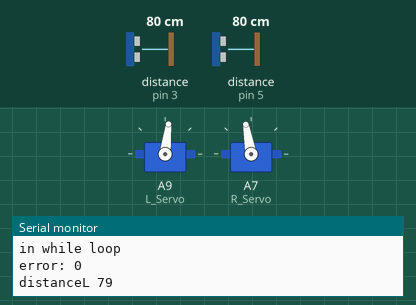
A sketch run on a simulated Arduino Mega 2560, built with avr-gcc and run on an emulated ATmega2560. Shown: 2 × servo, the last lines printed to the serial monitor. Wiring (inferred from the names in the program): 2 × ultrasonic range finder: trigger pin 4, echo pin 3 / trigger pin 6, echo pin 5. The test bench sets the inputs (shaded band); at power-on: distance to the obstacle (sensors on pin 5, pin 3) 80 cm. The echo pulse lasts 58.3 µs per cm.

Above: at 1.2 s.
1.3 s: distance to the obstacle (sensor on pin 5) set to 90 cm
At 1.9 s:
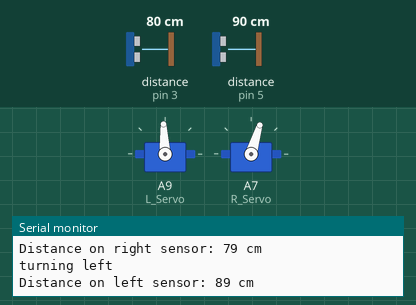
2.9 s: distance to the obstacle (sensor on pin 3) set to 89 cm
At 3.6 s:
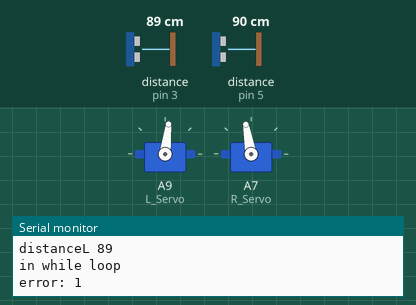
4.4 s: distance to the obstacle (sensor on pin 5) set to 96 cm
At 5.2 s:
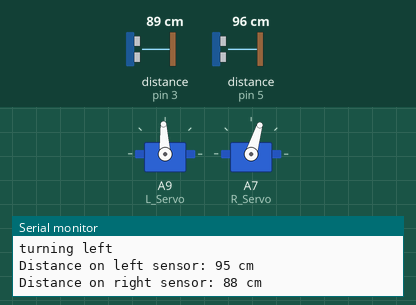
7.4 s: distance to the obstacle (sensor on pin 5) set to 250 cm
At 7.57 s:
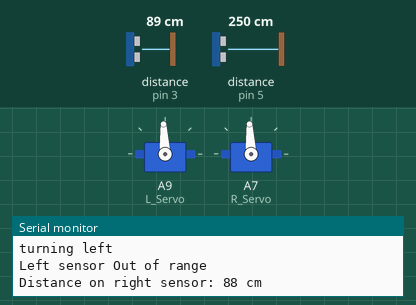
10.4 s: distance to the obstacle (sensor on pin 3) set to 299 cm
At 10.9 s:
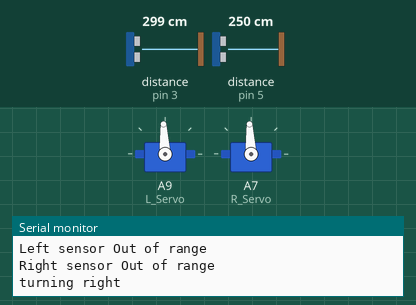
12.0 s: distance to the obstacle (sensor on pin 3) set to 250 cm
At 13.2 s:
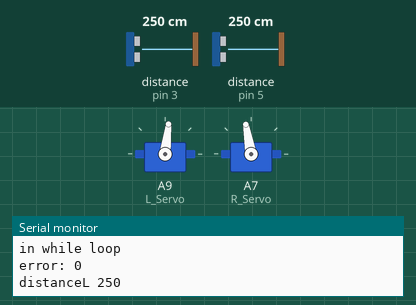
Timing chart, 0 to 14.5 s (numbered marks = the images above; inputs shaded):
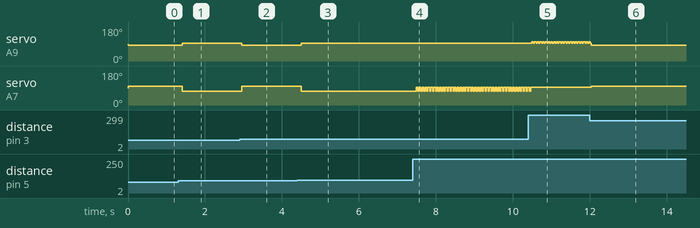

Measured:
- the behaviour switches between 84 and 85 cm on distance to the obstacle (sensor on pin 5) (found by bisection; images 0 and 1)
- the behaviour switches between 85 and 86 cm on distance to the obstacle (sensor on pin 3) (found by bisection; images 1 and 2)
- the behaviour switches between 93 and 94 cm on distance to the obstacle (sensor on pin 5) (found by bisection; images 2 and 3)
- after the input at 1.3 s, servo on A9 (L_Servo): 83° → 93° after 0.11 s; servo on A7 (R_Servo): 100° → 73° after 0.11 s
- after the input at 2.9 s, servo on A9 (L_Servo): 93° → 83° after 0.06 s; servo on A7 (R_Servo): 73° → 100° after 0.06 s
- after the input at 4.4 s, servo on A9 (L_Servo): 83° → 93° after 0.10 s; servo on A7 (R_Servo): 100° → 73° after 0.10 s
- after the input at 7.4 s, servo on A7 (R_Servo): alternates 93° for 0.04 s and 73° for 0.03 s, starting after 0.09 s
- after the input at 10.4 s, servo on A9 (L_Servo): alternates 102° for 0.04 s and 93° for 0.03 s, starting after 0.09 s; servo on A7 (R_Servo): goes on until 10.5 s, then stays 93°
- after the input at 12.0 s, servo on A7 (R_Servo): 93° → 100° at once

The sketch:

chuteNavigation.ino
```cpp
#include <Servo.h>

// sensor in the left
#define trigPinL 6
#define echoPinL 5

// sensor in the right
#define trigPinR 4
#define echoPinR 3

// sensor in the front
#define trigPinF 2
#define echoPinF 1

Servo L_Servo;  // Servo DC Motor Driver (Designed for RC cars)
Servo R_Servo;  // Servo DC Motor Driver (Designed for RC cars)

long distTolerance;
long error;

void setup() {
  Serial.begin (9600);

  pinMode(trigPinL, OUTPUT);
  pinMode(echoPinL, INPUT);

  pinMode(trigPinR, OUTPUT);
  pinMode(echoPinR, INPUT);

  //     pinMode(trigPinF, OUTPUT);
  //    pinMode(echoPinF, INPUT);

  // Assign pins to servos
  L_Servo.attach(A9);
  R_Servo.attach(A7);

    // set tolerance (cm)
  distTolerance = 5.0;
  error = 0.0;
}

void loop() {

  // speed constants to drive forward in a straight line
  int RightSpeed = 1580; // was 1580
  int LeftSpeed  = 1400;

  long durationL, distanceL, durationR, distanceR, durationF, distanceF;

  digitalWrite(trigPinL, LOW);  // Added this line
  delayMicroseconds(2); // Added this line
  digitalWrite(trigPinL, HIGH);
  //  delayMicroseconds(1000); - Removed this line
  delayMicroseconds(10); // Added this line
  digitalWrite(trigPinL, LOW);
  durationL = pulseIn(echoPinL, HIGH);
  distanceL = (durationL/2.0) / 29.1;

  digitalWrite(trigPinR, LOW);  // Added this line
  delayMicroseconds(2); // Added this line
  digitalWrite(trigPinR, HIGH);
  //  delayMicroseconds(1000); - Removed this line
  delayMicroseconds(10); // Added this line
  digitalWrite(trigPinR, LOW);
  durationR = pulseIn(echoPinR, HIGH);
  distanceR = (durationR/2.0) / 29.1;

//  Serial.print("Distance on left sensor: ");
//    Serial.println(distanceL);
//    Serial.print("Distance on right sensor: ");
//    Serial.println(distanceR);
//    Serial.println("");
//

  //    digitalWrite(trigPinF, LOW);  // Added this line
  //  delayMicroseconds(2); // Added this line
  //  digitalWrite(trigPinF, HIGH);
  ////  delayMicroseconds(1000); - Removed this line
  //  delayMicroseconds(10); // Added this line
  //  digitalWrite(trigPinF, LOW);
  //  durationF = pulseIn(echoPinF, HIGH);
  //  distanceF = (durationF/2) / 29.1;


  // If distance is too close or too far stop completely
  if (distanceL >= 200 || distanceL <= 0){
    Serial.println("Left sensor Out of range");
    R_Servo.writeMicroseconds(1500);
    L_Servo.writeMicroseconds(1500);
  }
  else {
    Serial.print("Distance on left sensor: ");
    Serial.print(distanceL);
    Serial.println(" cm");
  }
//
//
  if (distanceR >= 200 || distanceR <= 0){
    Serial.println("Right sensor Out of range");
    R_Servo.writeMicroseconds(1500);
    L_Servo.writeMicroseconds(1500);
  }
  else {
    Serial.print("Distance on right sensor: ");
    Serial.print(distanceR);
    Serial.println(" cm");
  }
//
  // calculate error between two distance readings
  // Want them to be seperated by specified tolerance
  error = distanceL - distanceR;

  // turn left if more space on left side
  if (error > distTolerance) {
     Serial.println("turning left");
    // LeftSpeed = LeftSpeed - 10;
//    RightSpeed = RightSpeed + 15;

//L_Servo.writeMicroseconds(LeftSpeed + 10);
//R_Servo.writeMicroseconds(RightSpeed + 10);

//
    R_Servo.writeMicroseconds(1300);
    L_Servo.writeMicroseconds(1500);
    delay(10);


  }

  // turn right if more space on right side
  else if (error < -distTolerance) {
     Serial.println("turning right");
//    LeftSpeed = LeftSpeed - 10;
//    R_Servo.writeMicroseconds(RightSpeed - 10 );
//    L_Servo.writeMicroseconds(LeftSpeed - 10);
//     R_Servo.writeMicroseconds(1320);
      R_Servo.writeMicroseconds(1500);
     L_Servo.writeMicroseconds(1600);
    delay(10);

  }

  // if within tolerance, continue driving straight
  else {

    while ( abs(error) < distTolerance) {
      R_Servo.writeMicroseconds(RightSpeed);
      L_Servo.writeMicroseconds(LeftSpeed);
      delay(50);


   digitalWrite(trigPinL, LOW);  // Added this line
  delayMicroseconds(2); // Added this line
  digitalWrite(trigPinL, HIGH);
  //  delayMicroseconds(1000); - Removed this line
  delayMicroseconds(10); // Added this line
  digitalWrite(trigPinL, LOW);
  durationL = pulseIn(echoPinL, HIGH);
  distanceL = (durationL/2.0) / 29.1;

  digitalWrite(trigPinR, LOW);  // Added this line
  delayMicroseconds(2); // Added this line
  digitalWrite(trigPinR, HIGH);
  //  delayMicroseconds(1000); - Removed this line
  delayMicroseconds(10); // Added this line
  digitalWrite(trigPinR, LOW);
  durationR = pulseIn(echoPinR, HIGH);
  distanceR = (durationR/2.0) / 29.1;

  error = distanceL - distanceR;


   Serial.println("in while loop");
   Serial.print("error: ");
   Serial.println(error);
   Serial.print("distanceL ");
   Serial.println(distanceL);
    }
  }
//
//  //  if (distanceF >= 200 || distanceF <= 0){
//  //    Serial.println("Front sensor Out of range");
//  //  }
//  //  else {
//  //    Serial.print("Distance on front sensor: ");
//  //    Serial.print(distanceF);
//  //    Serial.println(" cm");
//  //  }

//   delay(50);
}
```
